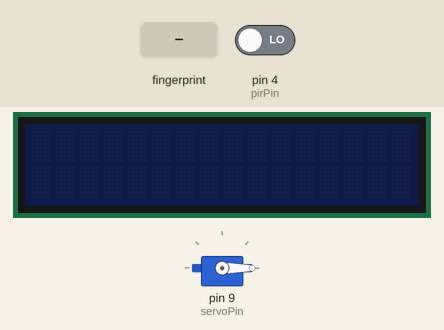
Bench run of a sketch on a simulated Arduino Uno, built with avr-gcc and run on an emulated ATmega328P. On the bench: 16×2 character LCD, servo. The inputs (shaded band) are chosen by the test bench; at power-on: pin 4 (pirPin) LOW. What the sketch prints to the serial monitor is not drawn.

Above: at 1.2 s.
1.3 s: pin 4 (pirPin) driven HIGH
At 2.8 s:
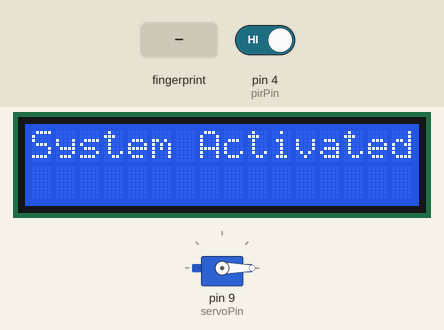
At 3.8 s:
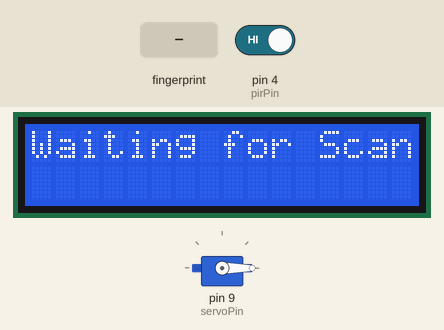
4.3 s: finger stored as number 1 placed on the sensor
At 6.1 s:
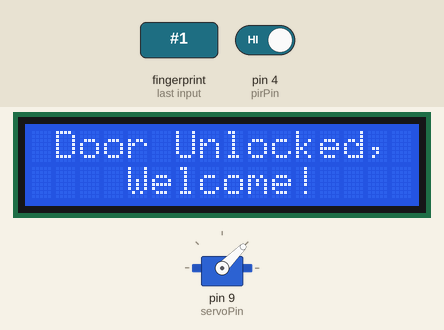
Timing chart, 0 to 9.3 s (numbered marks = the images above; inputs shaded):
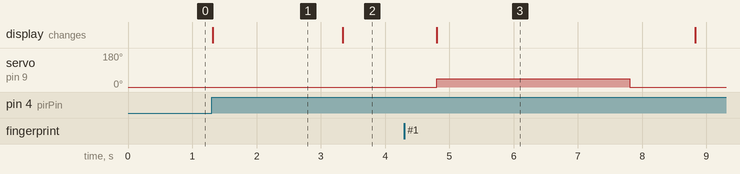

Measured:
- after the input at 1.3 s, the display: changes at once (image 1)
- after the input at 4.3 s, servo on pin 9 (servoPin): 0° → 45° after 0.50 s, → 0° 3.0 s later; the display: changes after 0.50 s (image 3)
- what the display in image 1 shows lasts 2.0 s, from 1.3 s to 3.3 s

The sketch:

finger-print-scanner-lock-code.ino
```cpp
#include <Adafruit_Fingerprint.h>
#include <SoftwareSerial.h>
#include <LiquidCrystal_I2C.h>
#include <Servo.h>

// Define pins for SoftwareSerial communication
SoftwareSerial mySerial(2, 3); // RX, TX

// Create an instance of the fingerprint sensor
Adafruit_Fingerprint finger = Adafruit_Fingerprint(&mySerial);

// Create an instance of the LCD (change the address if needed)
LiquidCrystal_I2C lcd(0x27, 16, 2); // I2C address 0x27 for a 16x2 LCD

// Create an instance of the Servo
Servo doorServo;
const int servoPin = 9; // Define the pin the servo is connected to

// Define the PIR sensor pin
const int pirPin = 4; // Connect the PIR output to pin 4
bool systemActive = false;
unsigned long lastMotionDetected = 0;

void setup() {
  // Start the serial communication
  Serial.begin(9600);

  // Initialize the LCD and Servo
  lcd.init();
  lcd.clear();
  lcd.noBacklight(); // Start with the LCD backlight off
  doorServo.attach(servoPin);
  doorServo.write(0); // Set the servo to the locked position (0 degrees)

  // Initialize PIR sensor
  pinMode(pirPin, INPUT);

  // Initialize the fingerprint sensor but only enable it when motion is detected
  Serial.println("System initialized. Waiting for motion...");
}

void loop() {
  // Check if the PIR sensor detects motion
  if (digitalRead(pirPin) == HIGH) {
    if (!systemActive) {
      // Turn on the system
      systemActive = true;
      lcd.backlight(); // Turn on the LCD backlight
      lcd.clear();
      lcd.print("System Activated");
      delay(1000);

      // Initialize the fingerprint sensor
      finger.begin(57600);

      // Check if the fingerprint sensor is connected properly
      if (finger.verifyPassword()) {
        Serial.println("Fingerprint sensor detected!");
      } else {
        Serial.println("Fingerprint sensor not found, please check wiring.");
        lcd.clear();
        lcd.print("Sensor Error!");
        while (1); // Stop the program if the sensor is not found
      }
    }
    lastMotionDetected = millis(); // Update last motion detected time
  }

  // If system is active and no motion detected for 5 seconds, deactivate the system
  if (systemActive && millis() - lastMotionDetected > 5000) {
    systemActive = false;
    lcd.clear();
    lcd.print("System Deactivated");
    delay(1000);
    lcd.clear();
    lcd.noBacklight(); // Turn off the LCD backlight
    Serial.println("System is now off");
    return; // End the loop if system is off
  }

  // If the system is active, proceed with fingerprint operations
  if (systemActive) {
    // Print and display message to indicate waiting for a fingerprint scan
    Serial.println("Waiting for Scan...");
    lcd.clear();
    lcd.print("Waiting for Scan...");

    // Check for a fingerprint
    int result = finger.getImage();

    // If a finger is detected, process the fingerprint
    if (result == FINGERPRINT_OK) {
      result = finger.image2Tz();
      if (result != FINGERPRINT_OK) {
        Serial.println("Error capturing fingerprint image.");
        lcd.clear();
        lcd.print("Capture Error!");
        return;
      }

      result = finger.fingerSearch();
      if (result == FINGERPRINT_OK) {
        Serial.println("Door Unlocked, Welcome!");
        lcd.clear();
        lcd.setCursor(1, 0);
        lcd.print("Door Unlocked,");
        lcd.setCursor(4, 1);
        lcd.print("Welcome!");

        // Turn the servo to unlock position (45 degrees)
        doorServo.write(45);

        // Delay for 3 seconds to keep the door unlocked
        delay(3000);

        // Return the servo to the locked position (0 degrees)
        doorServo.write(0);
      } else {
        Serial.println("Unrecognized Fingerprint");
        lcd.clear();
        lcd.setCursor(2, 0);
        lcd.print("Unrecognized");
        lcd.setCursor(5, 1);
        lcd.print("Scan!");
        delay(4000);
      }
    }
    // Delay before the next scan attempt
    delay(1000); // Wait for 1 second before the next loop iteration
  }
}
```
